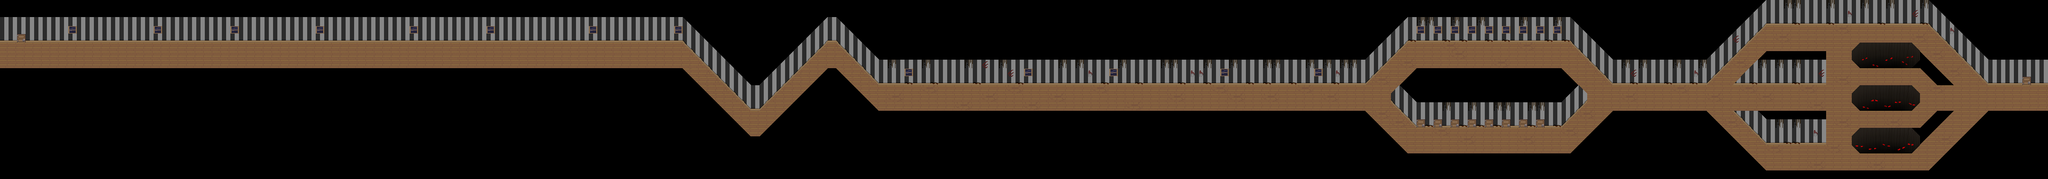

The image is a tile-based game level rendered from a .tmx file. Its description and source (layers, tilesets, objects; grid data summarised) follow:
An orthogonal 240x21 tile map with 16x16 px tiles, 3 tile layers (Tile Layer 1, Tile Layer 2, Tile Layer 4), 1 hidden layer not drawn, 3 tilesets.

<map version="1.8" tiledversion="1.8.5" orientation="orthogonal" renderorder="right-down" width="240" height="21" tilewidth="16" tileheight="16" infinite="0" nextlayerid="5" nextobjectid="1">
 <tileset firstgid="1" source="blights_out_tileset.tsx" />
 <tileset firstgid="161" source="blights_out_hellpit.tsx" />
 <tileset firstgid="233" source="blights_out_collision.tsx" />
 <layer id="1" name="Tile Layer 1" width="240" height="21">
  <data>[5040 cells, 1913 non-empty, 21 distinct tile ids]</data>
 </layer>
 <layer id="2" name="Tile Layer 2" width="240" height="21">
  <data>[5040 cells, 158 non-empty, 83 distinct tile ids]</data>
 </layer>
 <layer id="4" name="Tile Layer 4" width="240" height="21">
  <data>[5040 cells, 0 non-empty, 0 distinct tile ids]</data>
 </layer>
 <layer id="3" name="Tile Layer 3" width="240" height="21" visible="0" opacity="0.46">
  <data>[5040 cells, 742 non-empty, 1 distinct tile ids]</data>
 </layer>
</map>